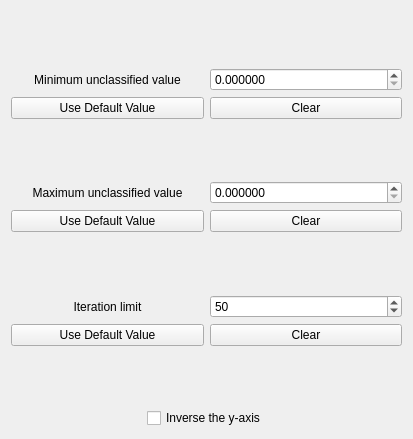
            <widget class="QWidget" name="ToolBoxPage1_2">
             <property name="geometry">
              <rect>
               <x>0</x>
               <y>0</y>
               <width>413</width>
               <height>439</height>
              </rect>
             </property>
             <attribute name="label">
              <string>Page 1 of 4 - DEFINE VALUES</string>
             </attribute>
             <layout class="QGridLayout" name="gridLayout_10">
              <item row="0" column="0">
               <layout class="QGridLayout" name="gridLayout_9">
                <item row="4" column="1">
                 <widget class="QDoubleSpinBox" name="Max_class_value">
                  <property name="decimals">
                   <number>6</number>
                  </property>
                  <property name="maximum">
                   <double>10000000000.000000000000000</double>
                  </property>
                 </widget>
                </item>
                <item row="7" column="0">
                 <widget class="QLabel" name="label_25">
                  <property name="text">
                   <string>Iteration limit</string>
                  </property>
                  <property name="alignment">
                   <set>Qt::AlignCenter</set>
                  </property>
                 </widget>
                </item>
                <item row="9" column="0">
                 <spacer name="verticalSpacer_18">
                  <property name="orientation">
                   <enum>Qt::Vertical</enum>
                  </property>
                  <property name="sizeHint" stdset="0">
                   <size>
                    <width>20</width>
                    <height>40</height>
                   </size>
                  </property>
                 </spacer>
                </item>
                <item row="2" column="0">
                 <widget class="QPushButton" name="pushButton_Min_class_default">
                  <property name="text">
                   <string>Use Default Value</string>
                  </property>
                 </widget>
                </item>
                <item row="8" column="0">
                 <widget class="QPushButton" name="pushButton_Max_loop_default">
                  <property name="text">
                   <string>Use Default Value</string>
                  </property>
                 </widget>
                </item>
                <item row="2" column="1">
                 <widget class="QPushButton" name="pushButton_IV_clear1">
                  <property name="text">
                   <string>Clear</string>
                  </property>
                 </widget>
                </item>
                <item row="6" column="0">
                 <spacer name="verticalSpacer_8">
                  <property name="orientation">
                   <enum>Qt::Vertical</enum>
                  </property>
                  <property name="sizeHint" stdset="0">
                   <size>
                    <width>20</width>
                    <height>40</height>
                   </size>
                  </property>
                 </spacer>
                </item>
                <item row="5" column="1">
                 <widget class="QPushButton" name="pushButton_IV_clear2">
                  <property name="text">
                   <string>Clear</string>
                  </property>
                 </widget>
                </item>
                <item row="0" column="0">
                 <spacer name="verticalSpacer_17">
                  <property name="orientation">
                   <enum>Qt::Vertical</enum>
                  </property>
                  <property name="sizeHint" stdset="0">
                   <size>
                    <width>20</width>
                    <height>40</height>
                   </size>
                  </property>
                 </spacer>
                </item>
                <item row="5" column="0">
                 <widget class="QPushButton" name="pushButton_Max_value_default">
                  <property name="text">
                   <string>Use Default Value</string>
                  </property>
                 </widget>
                </item>
                <item row="3" column="0">
                 <spacer name="verticalSpacer_9">
                  <property name="orientation">
                   <enum>Qt::Vertical</enum>
                  </property>
                  <property name="sizeHint" stdset="0">
                   <size>
                    <width>20</width>
                    <height>40</height>
                   </size>
                  </property>
                 </spacer>
                </item>
                <item row="1" column="1">
                 <widget class="QDoubleSpinBox" name="Min_class_value">
                  <property name="decimals">
                   <number>6</number>
                  </property>
                  <property name="maximum">
                   <double>10000000.000000000000000</double>
                  </property>
                 </widget>
                </item>
                <item row="7" column="1">
                 <widget class="QSpinBox" name="Max_loop_time">
                  <property name="maximum">
                   <number>99999</number>
                  </property>
                  <property name="value">
                   <number>50</number>
                  </property>
                 </widget>
                </item>
                <item row="8" column="1">
                 <widget class="QPushButton" name="pushButton_IV_clear3">
                  <property name="text">
                   <string>Clear</string>
                  </property>
                 </widget>
                </item>
                <item row="4" column="0">
                 <widget class="QLabel" name="label_Maxium_Unclassified_Value">
                  <property name="text">
                   <string>Maximum unclassified value</string>
                  </property>
                  <property name="alignment">
                   <set>Qt::AlignCenter</set>
                  </property>
                 </widget>
                </item>
                <item row="1" column="0">
                 <widget class="QLabel" name="label_Minimum_Unclassified_Value">
                  <property name="text">
                   <string>Minimum unclassified value</string>
                  </property>
                  <property name="alignment">
                   <set>Qt::AlignCenter</set>
                  </property>
                 </widget>
                </item>
                <item row="10" column="0" colspan="2" alignment="Qt::AlignHCenter">
                 <widget class="QCheckBox" name="checkBox_yInverse">
                  <property name="sizePolicy">
                   <sizepolicy hsizetype="Preferred" vsizetype="Fixed">
                    <horstretch>0</horstretch>
                    <verstretch>0</verstretch>
                   </sizepolicy>
                  </property>
                  <property name="font">
                   <font>
                    <underline>false</underline>
                    <strikeout>false</strikeout>
                   </font>
                  </property>
                  <property name="text">
                   <string>Inverse the y-axis</string>
                  </property>
                 </widget>
                </item>
               </layout>
              </item>
             </layout>
            </widget>
